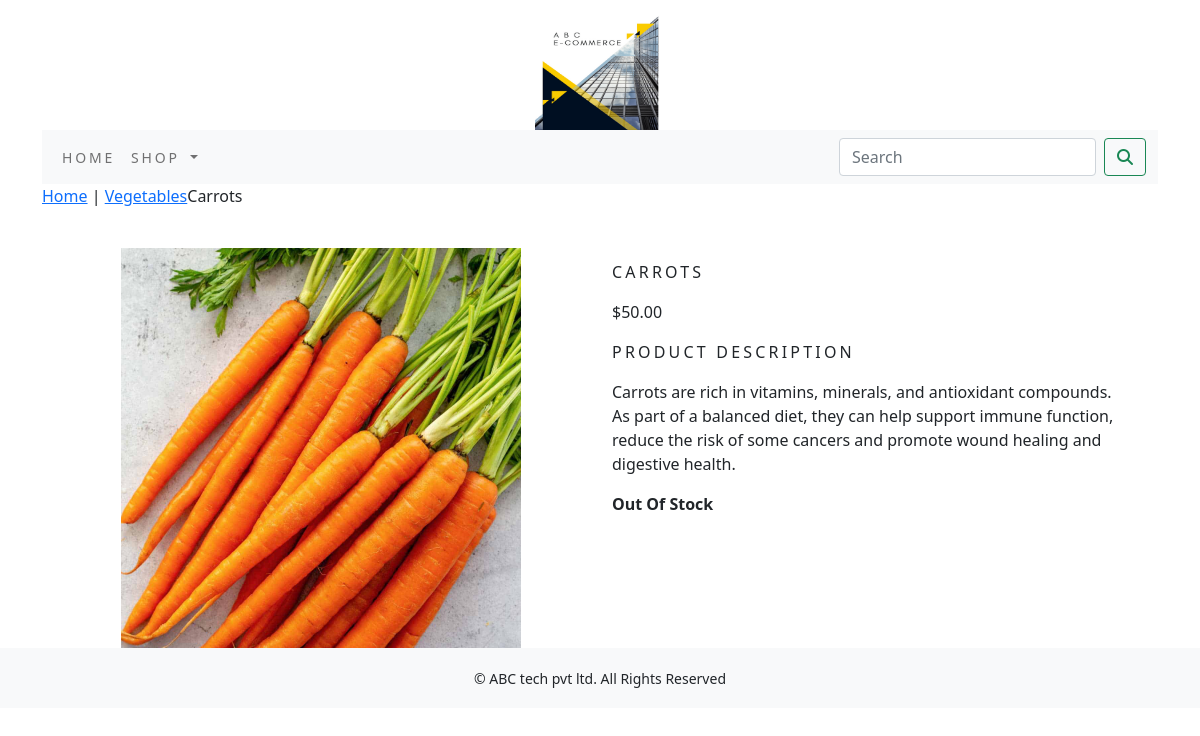
Page /shop/vegetables/carrots/ (signed in) on the committed database.
### shop/models.py (models this page shows, shortened)
class Product(models.Model):
    name = models.CharField(max_length=250, unique=True)
    slug = models.SlugField(max_length=250, unique=True)
    description = models.TextField(blank=True)
    price = models.DecimalField(max_digits=10, decimal_places=2)
    category = models.ForeignKey(Category, on_delete=models.CASCADE)
    image = models.ImageField(upload_to='product', blank=True)
    stock = models.IntegerField()
    available = models.BooleanField(default=True)
    created = models.DateTimeField(auto_now_add=True)
    updated = models.DateTimeField(auto_now=True)
    class Meta:
        ordering = ('name',)
        verbose_name = 'product'
        verbose_name_plural = 'products'

class Category(models.Model):
    name = models.CharField(max_length=250, unique=True)
    slug = models.SlugField(max_length=250, unique=True)
    description = models.TextField(blank=True)
    image = models.ImageField(upload_to='category', blank=True)
    class Meta:
        ordering = ('name',)
        verbose_name = 'category'
        verbose_name_plural = 'categories'
    def get_url(self):
        return reverse('shop:products_by_category', args=[self.slug])
    def __str__(self):
        return '{}'.format(self.name)

### shop/views.py (the view)
# urls.py: path('<slug:c_slug>/<slug:product_slug>/', views.proDetail, name='prodCatdetail'),
def proDetail(request, c_slug, product_slug):
    try:
        product = Product.objects.get(category__slug=c_slug, slug=product_slug)
    except Exception as e:
        raise e
    return render(request, 'product.html', {'product': product})

### cart/context_processors.py (called while the page is built)
def counter(request):
    item_count=0
    if 'admin' in request.path:
        return {}
    else:
        try:
            cart=Cart.objects.filter(cart_id=_cart_id(request))
            cart_items=CartItem.objects.all().filter(cart=cart[:1])
            for cart_item in cart_items:
                item_count += cart_item.quantity
        except Cart.DoesNotExist:
            item_count =0
    return dict(item_count=item_count)

### cart/views.py (called while the page is built)
def _cart_id(request):
    cart = request.session.session_key
    if not cart:
        cart = request.session.session.create()
    return cart

### shop/context_processors.py (called while the page is built)
def menu_links(request):
    links = Category.objects.all()
    return dict(links=links)

### shop/templates/product.html (shortened to what this page needs)
{% extends 'base.html' %}
{% load static %}
{% block content %}
<div class="row_my_prod_row_class">
    <div class="mx_auto">
        <p><a href="{% url 'shop:allProdCat' %}">Home</a> | <a href="{{product.category.get_url}}">{{product.category}}</a>{{product.name}}</p>
    </div>
<div class="container">
<br>
<div class="row">
    <div class="col-12 col-sm-12 col-md-12 col-lg-6 text-center">
        <div style="min-width:8rem;">
            <img src="{{product.image.url}}" alt="{{product.name}}" width="400px;" height="400px;">
        </div>
    </div>
        <div class="col-12 col-sm-12 col-md-12 col-lg-6">
            <div>
            <h1 class="my_prod_title">{{product.name}}</h1>
            <p>${{product.price}}</p>
            <p class="my_title">Product Description</p>
            <p class="text-justify my_prod_text" >{{product.description}}</p>
            {% if  product.stock <= 0 %}
            <p class="text-justify my_prod_text"><b>Out Of Stock</b></p>
            {% else %}
            <a class="btn btn-secondary" href="{% url 'cart:add_cart' product.id %}">Add To Cart</a>
            {% endif %}
        </div>
    </div>
    </div>
    </div>
</div>
{% endblock %}

### shop/static/css/custom.css (style rules this page uses)
body { font-family: 'Josefin Sans', sans-serif; }
.my_title { font-size:16px; text-transform:uppercase; letter-spacing:.2em; }
.my_prod_title { font-size:16px; text-transform:uppercase; letter-spacing:.2em; padding-top:15px; padding-bottom:10px; }
.my_prod_text { padding-right:20px; }

### rows in the picture
Product: category "Vegetables", name "Carrots", image (picture), name "CARROTS", price "50.00", description "Carrots are rich in vitamins, minerals, and antioxidant compounds. As part of a balanced diet, they can help support immune function, reduce the risk of some cancers and promote wound healing and digestive health."
